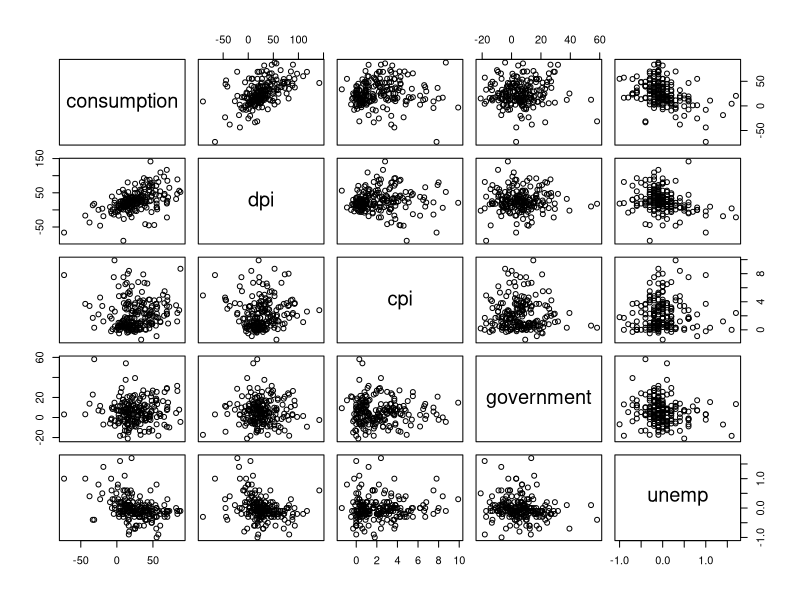
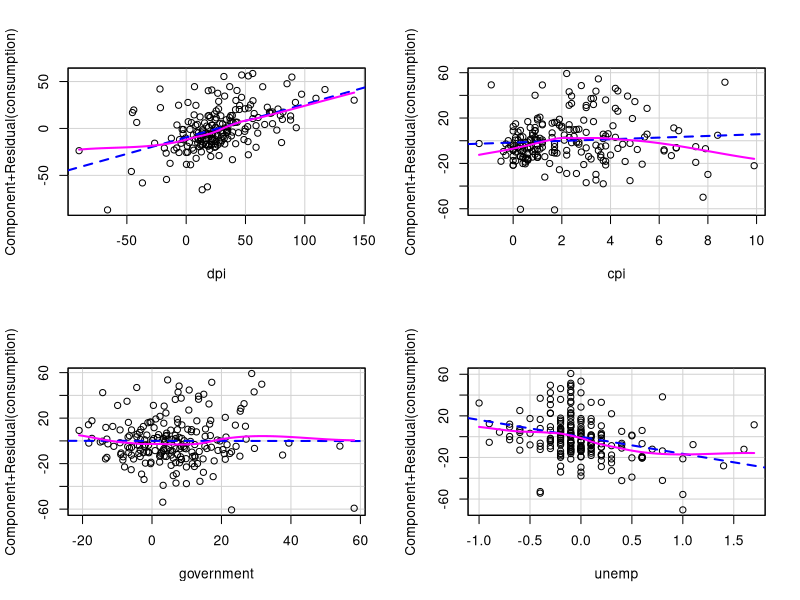

These charts were generated, in order, by the following R code:
# SDA chapter 12

if (!require(AER)){
  library(AER)  
}

data("USMacroG")
MacroDiff= apply(USMacroG,2,diff)

consumption = MacroDiff[,2]
dpi= MacroDiff[,5]
cpi= MacroDiff[,6]
government= MacroDiff[,4]
unemp= MacroDiff[,9]
# scatter plot
pairs(cbind(consumption,dpi,cpi,government,unemp))

fitLm1 = lm(consumption~dpi+cpi+government+unemp)
summary(fitLm1)
confint(fitLm1)
anova(fitLm1)

library(MASS)
fitLm2 = stepAIC(fitLm1)
summary(fitLm2)
AIC(fitLm1)
AIC(fitLm2)
AIC(fitLm1)-AIC(fitLm2)

install.packages("car")
library(car)
vif(fitLm1)
vif(fitLm2)


par(mfrow=c(2,2))
sp = 0.8
crPlot(fitLm1,dpi,span=sp,col="black")
crPlot(fitLm1,cpi,span=sp,col="black")
crPlot(fitLm1,government,span=sp,col="black")
crPlot(fitLm1,unemp,span=sp,col="black")
